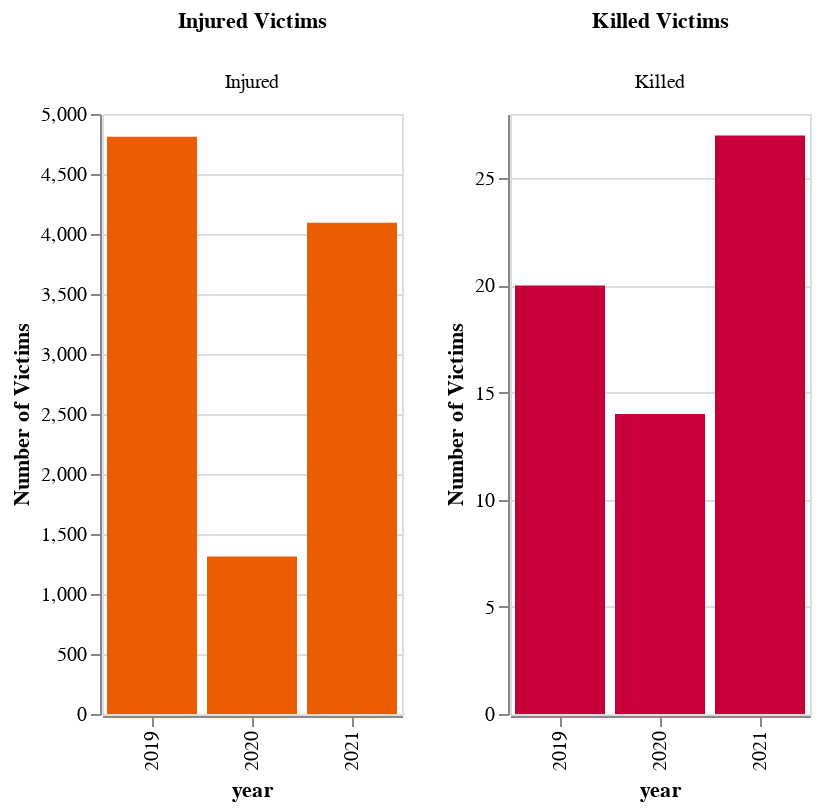

Notebook source saved alongside this figure:
### Markdown cell above
##***2.3.What about the number of victims, how has this behaved?***

This question will be analyside in three parts, first visualize how the number of victims have behaved during the dates of april 2019,2020 and 2021 respectively.

later on an analysis regarding the time when the accidents occur might be interesting to be considered and see what effects does it have over the number of victims

and finnally the relationship between the number of victims and the vehicle involved

### Code cell
#getting the total of injured victims in 2019:
inj19=df[(refined_data['CRASH DATE']<='30-04-19') & (df['CRASH DATE']>='01-04-19')]
total_injured19=inj19['NUMBER OF PERSONS INJURED'].sum()
#getting the total of killed victims in 2019:
total_killed19=inj19['NUMBER OF PERSONS KILLED'].sum()

#Crash Victims on april 2019:
data_victims19=pd.DataFrame({"Victims":["Injured","Killed"],
                           "Number of Victims":[total_injured19,total_killed19]})

victims19=alt.Chart(data_victims19).mark_bar(size=40).encode(
    x='Victims',
    y='Number of Victims',
    color=alt.Color('Victims:N',
                   scale=alt.Scale(range=['#ffa833', '#c50909']))
).properties(title='April 2019',width=alt.Step(100), height=300)

#getting the total of injured victims in 2020:
inj20=refined_data[(df['CRASH DATE']<='30-04-20') & (df['CRASH DATE']>='01-04-20')]
total_injured20=inj20['NUMBER OF PERSONS INJURED'].sum()
#getting the total of killed victims in 2020:
total_killed20=inj20['NUMBER OF PERSONS KILLED'].sum()

#Crash Victims on april 2020:
data_victims20=pd.DataFrame({"Victims":["Injured","Killed"],
                           "Number of Victims":[total_injured20,total_killed20]})

#getting the total of injured victims in 2021:
inj21=refined_data[(df['CRASH DATE']<='30-04-21') & (df['CRASH DATE']>='01-04-21')]
total_injured21=inj21['NUMBER OF PERSONS INJURED'].sum()
#getting the total of killed victims in 2021:
total_killed21=inj21['NUMBER OF PERSONS KILLED'].sum()


#Data to be plotted for injured Victims:
data_vict_inj=pd.DataFrame({'Injured Victims':["Injured","Injured","Injured"],
                             'year':['2019','2020','2021'],
                           'Number of Victims':[total_injured19,total_injured20,total_injured21]})
#Data to be plotted for killed Victims:
data_vict_kill=pd.DataFrame({ 'Killed Victims':["Killed","Killed","Killed"],
                              'year':['2019','2020','2021'],
                             'Number of Victims':[total_killed19,total_killed20,total_killed21]})

#Joint chart of injured people:
injured=alt.Chart(data_vict_inj).mark_bar(color='#ec5d00').encode(
    x='year',
    y= 'Number of Victims',
    column='Injured Victims:N'
).properties(width=150, height=300)


#Joint chart of killed people:
killed=alt.Chart(data_vict_kill).mark_bar(color='#C70039').encode(
    x='year',
    y= 'Number of Victims',
    column='Killed Victims:N'
).properties(width=150, height=300)

c_1=injured|killed
c_1

### Figure 1 — Vega-Lite specification as saved in the notebook (floating-point values rounded to 4 significant figures)
{"config": {"view": {"continuousWidth": 400, "continuousHeight": 300}}, "hconcat": [{"data": {"name": "data-cc71cb604053c53d8d8593667715753b"}, "mark": {"type": "bar", "color": "#ec5d00"}, "encoding": {"column": {"field": "Injured Victims", "type": "nominal"}, "x": {"field": "year", "type": "nominal"}, "y": {"field": "Number of Victims", "type": "quantitative"}}, "height": 300, "width": 150}, {"data": {"name": "data-2063a895e574888c3fe085ae00743882"}, "mark": {"type": "bar", "color": "#C70039"}, "encoding": {"column": {"field": "Killed Victims", "type": "nominal"}, "x": {"field": "year", "type": "nominal"}, "y": {"field": "Number of Victims", "type": "quantitative"}}, "height": 300, "width": 150}], "$schema": "https://vega.github.io/schema/vega-lite/v4.17.0.json", "datasets": {"data-cc71cb604053c53d8d8593667715753b": [{"Injured Victims": "Injured", "year": "2019", "Number of Victims": 4811}, {"Injured Victims": "Injured", "year": "2020", "Number of Victims": 1312}, {"Injured Victims": "Injured", "year": "2021", "Number of Victims": 4094}], "data-2063a895e574888c3fe085ae00743882": [{"Killed Victims": "Killed", "year": "2019", "Number of Victims": 20}, {"Killed Victims": "Killed", "year": "2020", "Number of Victims": 14}, {"Killed Victims": "Killed", "year": "2021", "Number of Victims": 27}]}}
